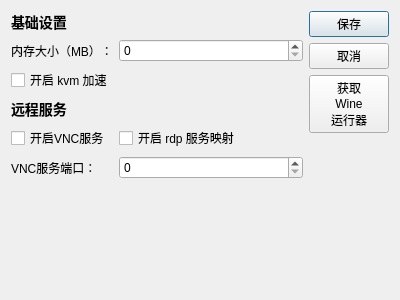
<?xml version="1.0" encoding="UTF-8"?>
<ui version="4.0">
 <class>QemuSetting</class>
 <widget class="QDialog" name="QemuSetting">
  <property name="geometry">
   <rect>
    <x>0</x>
    <y>0</y>
    <width>400</width>
    <height>300</height>
   </rect>
  </property>
  <property name="windowTitle">
   <string>Dialog</string>
  </property>
  <layout class="QHBoxLayout" name="horizontalLayout">
   <item>
    <layout class="QGridLayout" name="gridLayout">
     <item row="8" column="1">
      <spacer name="horizontalSpacer">
       <property name="orientation">
        <enum>Qt::Horizontal</enum>
       </property>
       <property name="sizeHint" stdset="0">
        <size>
         <width>40</width>
         <height>20</height>
        </size>
       </property>
      </spacer>
     </item>
     <item row="5" column="0">
      <widget class="QLabel" name="label_4">
       <property name="text">
        <string>VNC服务端口：</string>
       </property>
      </widget>
     </item>
     <item row="3" column="0">
      <widget class="QLabel" name="label_2">
       <property name="text">
        <string>&lt;h3&gt;远程服务&lt;/h3&gt;</string>
       </property>
      </widget>
     </item>
     <item row="1" column="0">
      <widget class="QLabel" name="label">
       <property name="text">
        <string>内存大小（MB）：</string>
       </property>
      </widget>
     </item>
     <item row="7" column="1">
      <spacer name="verticalSpacer">
       <property name="orientation">
        <enum>Qt::Vertical</enum>
       </property>
       <property name="sizeHint" stdset="0">
        <size>
         <width>20</width>
         <height>40</height>
        </size>
       </property>
      </spacer>
     </item>
     <item row="1" column="1">
      <widget class="QSpinBox" name="spinBox"/>
     </item>
     <item row="4" column="1">
      <widget class="QCheckBox" name="checkBox">
       <property name="text">
        <string>开启 rdp 服务映射</string>
       </property>
      </widget>
     </item>
     <item row="4" column="0">
      <widget class="QCheckBox" name="checkBox_2">
       <property name="text">
        <string>开启VNC服务</string>
       </property>
      </widget>
     </item>
     <item row="5" column="1">
      <widget class="QSpinBox" name="spinBox_2"/>
     </item>
     <item row="0" column="0">
      <widget class="QLabel" name="label_6">
       <property name="text">
        <string>&lt;h3&gt;基础设置&lt;/h3&gt;</string>
       </property>
      </widget>
     </item>
     <item row="2" column="0">
      <widget class="QCheckBox" name="checkBox_3">
       <property name="text">
        <string>开启 kvm 加速</string>
       </property>
      </widget>
     </item>
    </layout>
   </item>
   <item>
    <layout class="QVBoxLayout" name="verticalLayout_2">
     <property name="sizeConstraint">
      <enum>QLayout::SetDefaultConstraint</enum>
     </property>
     <item>
      <widget class="QPushButton" name="save">
       <property name="sizePolicy">
        <sizepolicy hsizetype="Fixed" vsizetype="Fixed">
         <horstretch>0</horstretch>
         <verstretch>0</verstretch>
        </sizepolicy>
       </property>
       <property name="text">
        <string>保存</string>
       </property>
      </widget>
     </item>
     <item>
      <widget class="QPushButton" name="cancel">
       <property name="sizePolicy">
        <sizepolicy hsizetype="Fixed" vsizetype="Fixed">
         <horstretch>0</horstretch>
         <verstretch>0</verstretch>
        </sizepolicy>
       </property>
       <property name="text">
        <string>取消</string>
       </property>
      </widget>
     </item>
     <item>
      <widget class="QPushButton" name="getrunner">
       <property name="text">
        <string>获取
Wine
运行器</string>
       </property>
      </widget>
     </item>
     <item>
      <spacer name="verticalSpacer_2">
       <property name="orientation">
        <enum>Qt::Vertical</enum>
       </property>
       <property name="sizeHint" stdset="0">
        <size>
         <width>20</width>
         <height>40</height>
        </size>
       </property>
      </spacer>
     </item>
    </layout>
   </item>
  </layout>
 </widget>
 <resources/>
 <connections/>
</ui>
